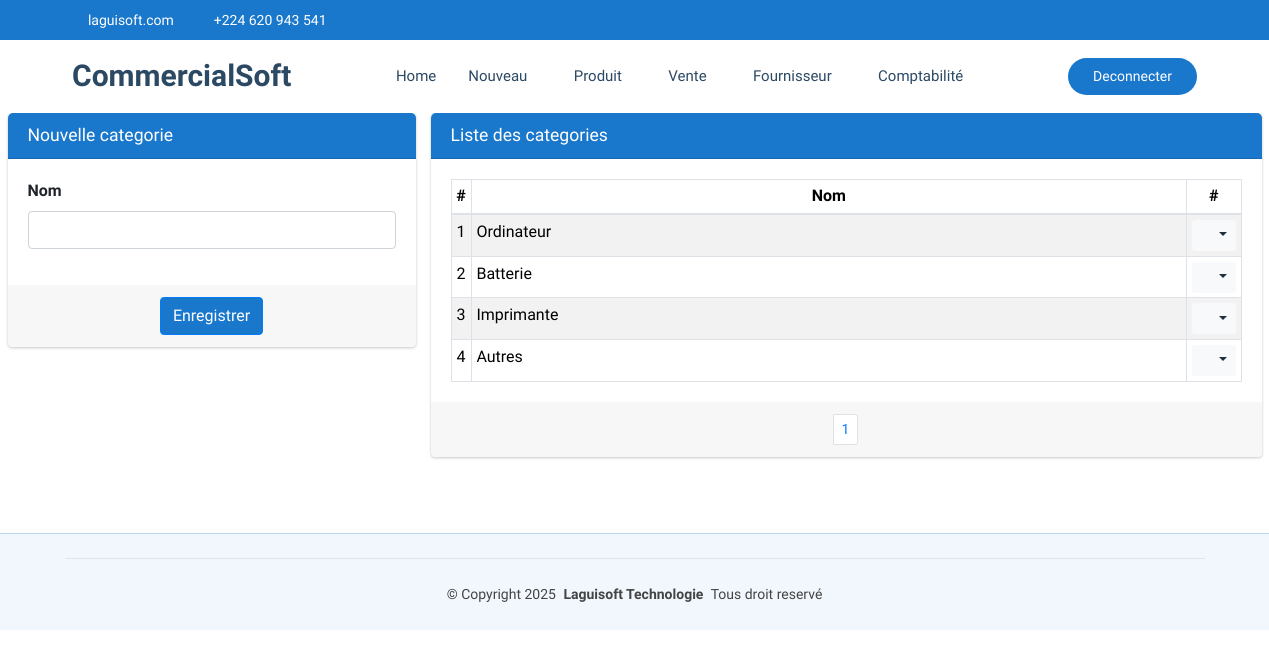
Screenshot of /commerce/categorie/ (signed in) with the database file from the repository.
### CommercialSoft/models.py (models this page shows, shortened)
class Categorie(models.Model):
    nom=models.CharField(max_length=30, unique=True)

### CommercialSoft/views.py (the view)
# urls.py: path('categorie/', views.categorie_list_create,name="commerce_categorie"),
@login_required
def categorie_list_create(request):
    if request.method == "POST":
        form = CategorieForm(request.POST)
        if form.is_valid():
            form.save()  # Sauvegarder après modification
            messages.success(request, "Categorie créée avec succès !")
            return redirect('commerce_categorie')
        else:
            messages.error(request, "Erreur lors de la création de la categorie.")
    else:
        form = CategorieForm()
    categorie = Categorie.objects.all()
    paginator = Paginator(categorie, 15)
    page = request.GET.get('page')
    paginated = paginator.get_page(page)
    return render(request, 'CommercialSoft/categorie.html', {'form': form,'listes': paginated})

### CommercialSoft/forms.py
class CategorieForm(forms.ModelForm):
    class Meta:
        model = Categorie
        fields = '__all__'
        widgets = {
            'nom': forms.TextInput(attrs={'class': 'form-control'}),
        }

### CommercialSoft/templates/CommercialSoft/categorie.html (shortened to what this page needs)
{% extends "CommercialSoft/starter-page.html" %}
{% load static %}
{% block css %}
    <link rel="stylesheet" href="{% static 'autre/plugins/fontawesome-free/css/all.min.css' %}">
    <link rel="stylesheet" href="https://code.ionicframework.com/ionicons/2.0.1/css/ionicons.min.css">
  <link rel="stylesheet" href="{% static 'autre/plugins/sweetalert2-theme-bootstrap-4/bootstrap-4.min.css' %}">
    <link rel="stylesheet" href="{% static 'autre/dist/css/adminlte.min.css' %}">
    <link rel="stylesheet" href="{% static 'autre/plugins/toastr/toastr.min.css' %}">
{% endblock %}
{% block corp %}
<section class="content pt-0">
  <div class="container-fluid">
    <div class="row">
      <div class="col-md-4">
        <div class="card card-primary">
          <div class="card-header">
            <h3 class="card-title">Nouvelle categorie</h3>
          </div>
          <form role="form" action="{% url 'commerce_categorie' %}" method="post">
            <div class="card-body">
              <div class="row">
                <div class="col-md-12">
                  <div class="form-group">
                    <label for="nom">Nom</label>
                    {{ form.nom }}
                  </div>
                </div>
              </div>
            </div>
            <div class="card-footer text-center">
              <button type="submit" class="btn btn-primary {{message.tags}}">Enregistrer</button>
            </div>
          </form>
        </div>
      </div>
      <div class="col-md-8">
        <div class="card card-primary">
            <div class="card-header">
              <h3 class="card-title">Liste des categories</h3>
            </div>
            <div class="card-body">
              <table class="table table-bordered table-hover table-striped table-sm">
                <thead>
                  <tr>
                    <th style="width: 10px" class="text-center">#</th>
                    <th class="text-center">Nom</th>
                    <th style="width: 40px" class="text-center">#</th>
                  </tr>
                </thead>
                <tbody>
                  {% if listes %}
                    {% for liste in listes %}
                      <tr>
                        <td class="text-center">{{liste.id}}</td>
                        <td>{{liste.nom}}</td>
                        <td class="text-center">
                          <div class="btn-group">
                            <button type="button" class="btn btn-sm btn-light dropdown-toggle" data-toggle="dropdown" aria-expanded="false">
                              <i class="fas fa-cogs"></i>
                            </button>
                          </div>
                        </td>
                      </tr>
                    {% endfor %}
                  {% else %}
                    <tr>
                      <td colspan="14" class="text-center">Aucune ligne disponible pour le moment.</td>
                    </tr>
                  {% endif %}
                </tbody>
              </table>
            </div>
            <div class="card-footer clearfix">
              <ul class="pagination pagination-sm m-0 justify-content-center">
                <li class="page-item">
                  {% for num in listes.paginator.page_range %}
                    {% if listes.number == num %}
                      <li class="page-item"><a class="page-link" href="">{{ num }}</a></li>
                    {% else %}
                      <li class="page-item"><a class="page-link" href="?page={{ num }}">{{ num }}</a></li>
                    {% endif %}
                  {% endfor %}
              </ul>
            </div>
          </div>
      </div>
    </div>
  </div>
</section>
  {% endblock %}

### CommercialSoft/static/clinique/assets/css/main.css (style rules this page uses)
:root { --default-font: "Roboto", system-ui, -apple-system, "Segoe UI", Roboto, "Helvetica Neue", Arial, "Noto Sans", "Liberation Sans", sans-serif, "Apple Color Emoji", "Segoe UI Emoji", "Segoe UI Symbol", "Noto Color Emoji"; --heading-font: "Poppins", sans-serif; --nav-font: "Raleway", sans-serif; }
:root { --background-color: #ffffff; --default-color: #444444; --heading-color: #2c4964; --accent-color: #1977cc; --surface-color: #ffffff; --contrast-color: #ffffff; }
:root { --nav-color: #2c4964; --nav-hover-color: #1977cc; --nav-mobile-background-color: #ffffff; --nav-dropdown-background-color: #ffffff; --nav-dropdown-color: #2c4964; --nav-dropdown-hover-color: #1977cc; }
:root { scroll-behavior: smooth; }
body { color: var(--default-color); background-color: var(--background-color); font-family: var(--default-font); }
h1, h2, h3, h4, h5, h6 { color: var(--heading-color); font-family: var(--heading-font); }
section, .section { color: var(--default-color); background-color: var(--background-color); padding: 60px 0; scroll-margin-top: 72px; overflow: clip; }

### rows the page displays
Categorie: id "1", nom "Ordinateur"
Categorie: id "2", nom "Batterie"
Categorie: id "3", nom "Imprimante"
Categorie: id "4", nom "Autres"

### other values shown
{{ num }} "1"
